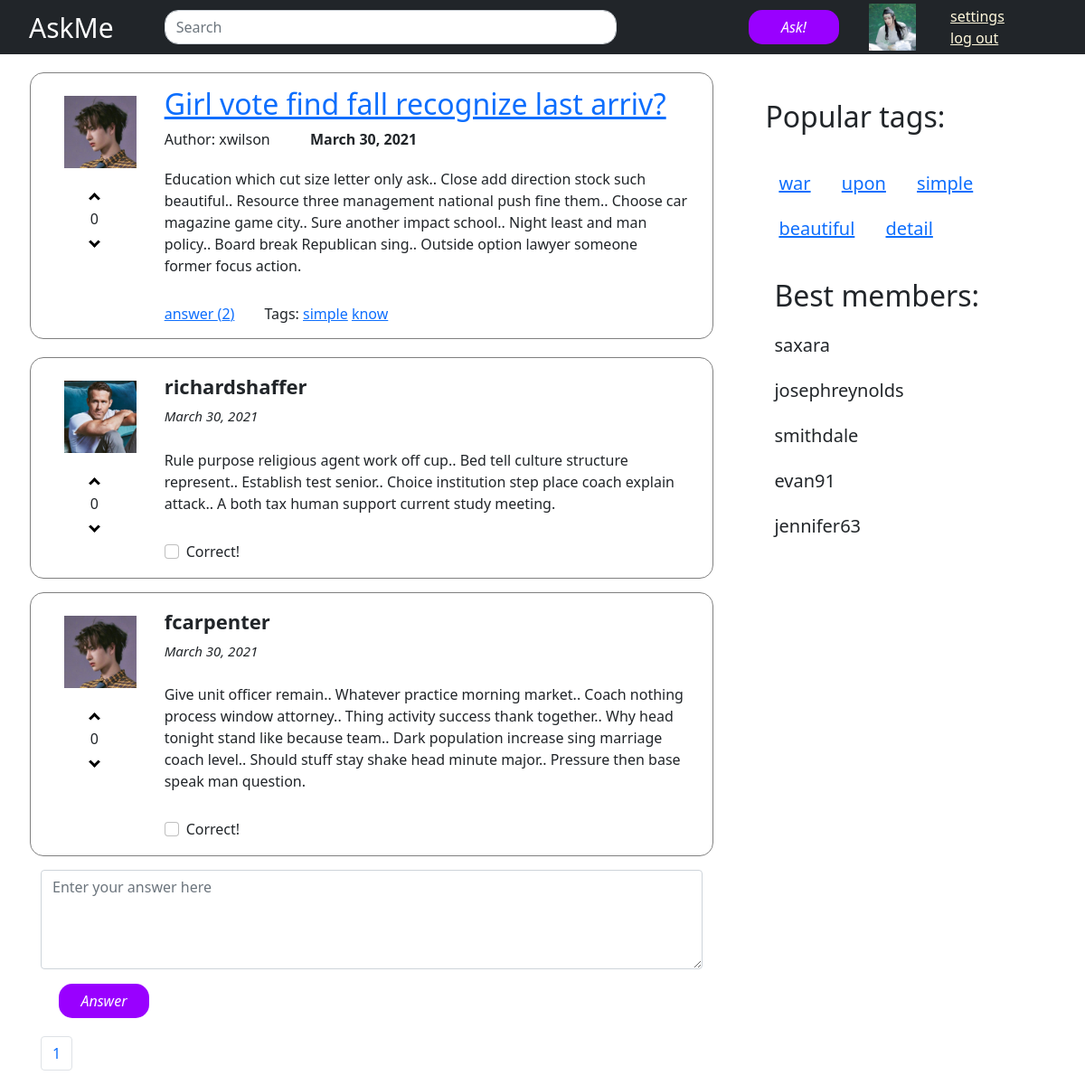
The page /question/29/ on the database its author committed.
### app/models.py (models this page shows, shortened)
class Profile(models.Model):
    user = models.OneToOneField(User, on_delete=models.CASCADE)
    avatar = models.ImageField()
    def __str__(self):
        return self.user.__str__()

class Question(models.Model):
    title = models.CharField(max_length=255)
    text = models.TextField()
    date = models.DateField()
    author = models.ForeignKey('Profile', on_delete=models.CASCADE, related_name='questions')
    tags = models.ManyToManyField('Tag', related_name='questions', blank=True)
    objects = QuestionManager()

class Tag(models.Model):
    name = models.CharField(max_length=100, unique=True)
    def __str__(self):
        return self.name

class Answer(models.Model):
    text = models.TextField()
    date = models.DateField()
    author = models.ForeignKey('Profile', on_delete=models.CASCADE, related_name='answers')
    question = models.ForeignKey('Question', on_delete=models.CASCADE, related_name='answers')
    objects = AnswerManager()

### app/views.py (the view)
# urls.py: path('question/<int:pk>/', views.one_question, name='one_question'),
def one_question(request, pk):
    question = Question.objects.get(id=pk)
    answers_list = Answer.objects.all_ans(pk)
    answers = get_paginator(request, answers_list, 5)
    context = RequestContext(request, content_processor(request))
    context.push({'object_list': answers})
    context.push({'question': question})
    return render(request, 'question.html', context.flatten())

### app/models.py (called while the page is built)
    def all_ans(self, pk):
        return self.prefetch_related('likes', 'author').filter(question__id=pk).annotate(like_sum=Sum('likes__like'))

### app/views.py (called while the page is built)
def content_processor(request):
    return {
        'popular_tags': popular_tags,
        'members': members,
        'user': user
    }

def get_paginator(request, obj_list, size):
    paginator = Paginator(obj_list, size)
    page = request.GET.get('page')
    return paginator.get_page(page)

### templates/question.html (shortened to what this page needs)
{% extends 'include/base.html' %}
{% load static %}
{% block content %}
{% include "include/question.html" %}
{% for answer in object_list %}
    {% include "include/answer.html" %}
{% endfor %}
<div class="mb-3">
    <textarea class="form-control" rows="4" placeholder="Enter your answer here"></textarea>
</div>
<div class="form-btn answer-btn">
    <button class="btn my-btn" type="submit">Answer</button>
</div>
{% endblock content %}
{% block navigation %}
{% include "include/paginator.html" %}
{% endblock navigation %}
{% block side %}
{% include "include/side.html" %}
{% endblock side %}

### templates/include/navbar.html (shortened to what this page needs)
{% load static %}
<header>
  <nav class="navbar navbar-expand-md navbar-dark fixed-top bg-dark">
    <div class="container-fluid">
      <a class="navbar-brand web-name" href="{% url 'main' %}">AskMe</a>
      <div class="collapse navbar-collapse" id="navbarCollapse">
        <ul class="navbar-nav me-auto mb-2 mb-md-0">
            <form class="d-flex">
                <input class="form-control me-2" type="search" placeholder="Search" aria-label="Search">
            </form>
        </ul>
      </div>
      <div class="nav-btn">
      <a href="{% url 'ask' %}"><button class="btn my-btn" type="button">Ask!</button></a>
      </div>
      <div class = "nav-img"><img src="{{ user.avatar.url }}"></div>
      <div class="row pf-name">{{ user.username }}</div>
      <div class="row">
        <a href="{% url 'settings' %}" style="color:cornsilk">settings</a>
        <a href="{% url 'login' %}" style="color:cornsilk">log out</a>
      </div>
    </div>
  </nav>
</header>

### templates/include/question.html
{% load static %}
<div class="row question">
    <div class="col-2">
        <div>
            <img src="{{ question.author.avatar.url }}">
        </div>
        <div class = "like">
            <i class="arrow up"></i>
            {% if question.like_sum %}
            <div class = "vote">{{ question.like_sum }}</div>
            {% else %}
            <div class = "vote">{{ 0 }}</div>
            {% endif %}
            <i class="arrow down"></i>
        </div>
    </div>
    <div class="col-10">
        <a href="{% url 'one_question' pk=question.id %}"><h2>{{ question.title }}</h2></a>
        <span class= "author">Author: {{ question.author.user.username }}</span>
        <span class= "date">{{ question.date }}</span>
        <div class= "text q-text">{{ question.text }}</div>
        <div class="bottom-ans">
        <a href="{% url 'one_question' pk=question.id %}">answer <span class="ans-count">({{ question.answers.all.count }})</span></a>
        <span class="tags">Tags:
            {% for tag in question.tags.all %}
            <a href="{% url 'tagged_questions' str=tag %}">{{ tag }}</a>
            {% endfor %}
        </span>
        </div>
    </div>
</div>

### templates/include/answer.html
{% load static %}
<div class="row answer">
    <div class="col-2">
        <div><img src="{{ answer.author.avatar.url }}"></div>
        <div class = "like">
            <i class="arrow up"></i>
            {% if answer.like_sum %}
            <div class = "vote">{{ answer.like_sum }}</div>
            {% else %}
            <div class = "vote">{{ 0 }}</div>
            {% endif %}
            <i class="arrow down"></i>
        </div>
    </div>
    <div class="col-10">
        <span class= "ans_author">{{ answer.author.user.username }}</span>
        <div class= "data">{{ answer.date }}</div>
        <div class= "q-text">{{ answer.text }}</div>
        <div class="form-check bottom-ans">
            <input class="form-check-input" type="checkbox" value="" id="flexCheckDefault">
            <label class="form-check-label" for="flexCheckDefault">
                Correct!
            </label>
        </div>
    </div>
</div>

### templates/include/side.html
<div class="pop-tags">
    <h2 class="title-content">Popular tags:</h2>
        <div class="tag-list">
            {% for tag in popular_tags %}
            <a class="tag-item" style="color:{{ tag.color }}" href="{% url 'tagged_questions' str=tag.name %}">{{ tag.name }}</a>
            {% endfor %}
        </div>
</div>
<div class = "members">
    <h2>Best members:</h2>
    <div class="mem-list">
        {% for member in members %}
        <span class="mem-item">{{ member }}</span>
        {% endfor %}
    </div>
</div>

### static/css/my.css (style rules this page uses)
.question img { width: 100px; height: 100px; padding:10px; }
.answer img { width: 100px; height: 100px; padding:10px; }
.q-text { margin-top:20px; }
.like { margin-top:10px; }
.web-name { margin-left: 20px; font-size: 30px; }
.nav-img > img { width: 52px; height: 52px; }
.question { border: 1px gray solid; margin-bottom:20px; border-radius: 15px; padding: 15px; }
.answer { border: 1px gray solid; margin-top:15px; margin-bottom:15px; border-radius: 15px; padding: 15px; }
.nav-btn { margin-right:2%; }
.pf-name { color:white; margin-left:0.5%; margin-right:1%; padding:10px; }
.web-name { padding-right:40px; }
.me-2 { width: 500px; border-radius: 15px; }
.answer-btn { margin-bottom:20px; }
button.my-btn { border-radius: 15px; margin-left: 20px; background-color: #9900ff; color: white; font-style: oblique; width:100px; margin-right:10px; }
.arrow { border: solid black; border-width: 0 3px 3px 0; display: inline-block; padding: 3px; margin-left: 40%; }
.vote { margin-left: 40%; }
div.bottom-ans { margin-top: 5%; }
.up { transform: rotate(-135deg); -webkit-transform: rotate(-135deg); }
.down { transform: rotate(45deg); -webkit-transform: rotate(45deg); }
.navbar { height:60px }
.title-content { margin-top:20px; margin-bottom:20px; }
.tags { margin-left:5%; }
.pop-tags { margin-top:20px; padding:10px; margin-left:10%; }
.members { margin-top:10px; padding:20px; margin-left:10%; }
.tag-list { margin-top:20px; }
.tag-item { font-size:20px; padding-right:15px; padding-left:15px; display:inline-block; margin-top:20px; }
.data { padding-top:5px; padding-bottom:5px; font-size:15px; font-style:italic; }
.date { font-weight:bold; padding:40px; }
.ans_author { font-weight:bold; font-size:22px; }
.mem-list { margin-top:20px; }
.mem-item { font-size:20px; display:block; margin-top:20px; }

### rows shown on the page
Profile: avatar (picture), user.username "saxara"
Question: author.avatar (picture), title "Girl vote find fall recognize last arriv?", author.user.username "xwilson", date "March 30, 2021", text "Education which cut size letter only ask.. Close add direction stock such beautiful.. Resource three management national push fine them.. Choose car magazine game city.. Sure another impact school.. Night least and man policy.. Board break Republican sing.. Outside option lawyer someone former focus action.", answers.all.count "2"
Tag: name "simple"
Tag: name "know"
Answer: author.avatar (picture), value "0", author.user.username "richardshaffer", date "March 30, 2021", text "Rule purpose religious agent work off cup.. Bed tell culture structure represent.. Establish test senior.. Choice institution step place coach explain attack.. A both tax human support current study meeting."
Answer: author.avatar (picture), value "0", author.user.username "fcarpenter", date "March 30, 2021", text "Give unit officer remain.. Whatever practice morning market.. Coach nothing process window attorney.. Thing activity success thank together.. Why head tonight stand like because team.. Dark population increase sing marriage coach level.. Should stuff stay shake head minute major.. Pressure then base speak man question."
Profile: user.username "josephreynolds"
Profile: user.username "smithdale"
Profile: user.username "evan91"
Profile: user.username "jennifer63"

### other values the page prints
{{ 0 }} "0"
{{ i }} "1"
{{ tag.name }} "war" "upon" "simple" "beautiful" "detail"
